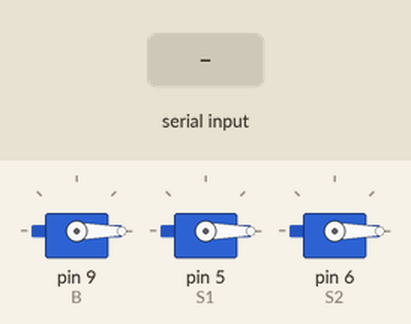
Simulated run of this sketch. Board: Arduino Uno, built with avr-gcc and run on an emulated ATmega328P. Shown: 3 × servo. The test bench sets the inputs (shaded band).

Above: at 1.2 s.
1.3 s: "B:150\n" received over Serial
At 2.1 s:
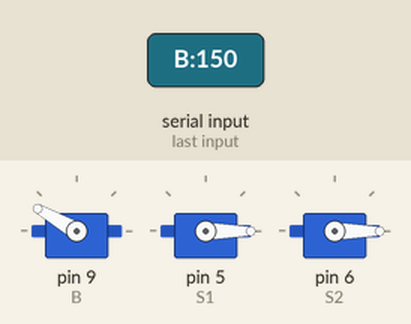
2.8 s: "S1:150\n" received over Serial
At 3.2 s:
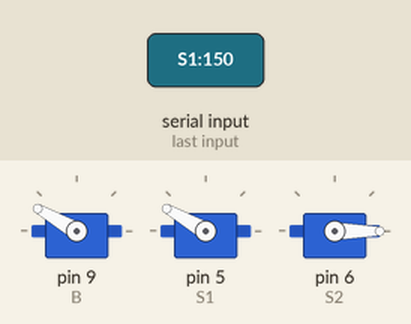
4.3 s: "B:1\n" received over Serial
At 5.5 s:
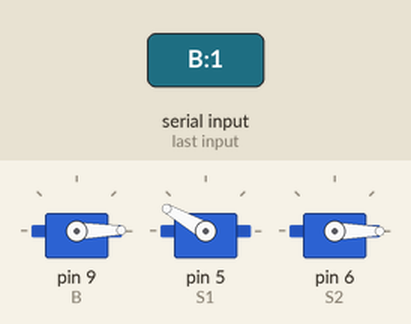
5.8 s: "S2:150\n" received over Serial
At 6.7 s:
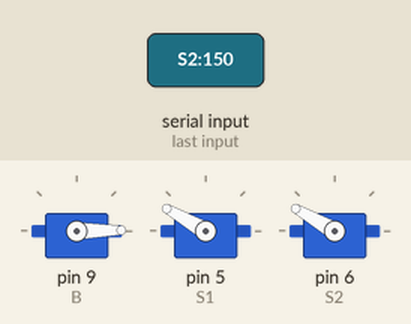
7.3 s: "S1:1\n" received over Serial
At 7.8 s:
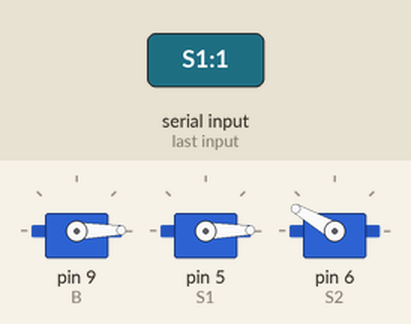
8.8 s: "B:150\n" received over Serial
At 10.1 s:
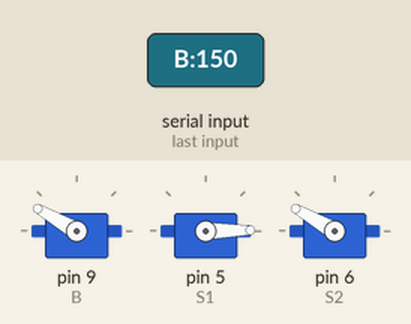
Timing chart, 0 to 11.3 s (numbered marks = the images above; inputs shaded):
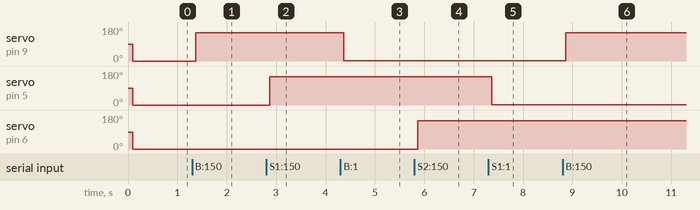

The sketch:

brazo.ino
```cpp
// brazo.ino

//************************************
// Proyecto Introducción a mecatronica
//
// Proyecto: brazo robot
//
// Integrantes: - Adrian Becerra
//              - Adriana Cirilo
//              - Andrea Muñoz
//              - Andy Gutierrez
//              - Alessandro Lugo
//
//
//************************************

// Librerias
#include <Servo.h> // Libreria de control de servomotores

// Definiciones
#define B 9
#define S1 5
#define S2 6
#define G 3

// Declaración de servos
Servo base;
Servo servo1;
Servo servo2;
Servo grip;


// Variables
int pos_base = 0;
int pos1 = 0;
int pos2 = 0;
int pos_grip = 0;
String inputString;


void setup() {

  // Inicio de Serial
  Serial.begin(9600);

  // Organización de servos
  base.attach(B);
  servo1.attach(S1);
  servo2.attach(S2);
  /* grip.attach(G); */

}

void loop() {
  delay(100);
  SerialEvent();
  base.write(pos_base);
  servo1.write(pos1);
  servo2.write(pos2);
  delay(15);
}

void SerialEvent(){
  while(Serial.available()){
    char inputChar = Serial.read();
    inputString += inputChar;
  }
  byte prevPos = inputString.indexOf(':');
  String id = inputString.substring(0,prevPos);
  int value = inputString.substring(prevPos+1).toInt();
  if(id.equals("B")){
    pos_base = value;
  }else if(id.equals("S1")){
    pos1 = value;
  }else if(id.equals("S2")){
    pos2 = value;
  }else if(id.equals("G")){
    pos_grip = value;
  }

  inputString = "";
}
```

Measured:
- after the input at 1.3 s, servo on pin 9 (B): 0° → 150° after 0.07 s
- after the input at 2.8 s, servo on pin 5 (S1): 0° → 150° after 0.07 s
- after the input at 4.3 s, servo on pin 9 (B): 150° → 1° after 0.07 s
- after the input at 5.8 s, servo on pin 6 (S2): 0° → 150° after 0.07 s
- after the input at 7.3 s, servo on pin 5 (S1): 150° → 1° after 0.07 s
- after the input at 8.8 s, servo on pin 9 (B): 1° → 150° after 0.07 s
